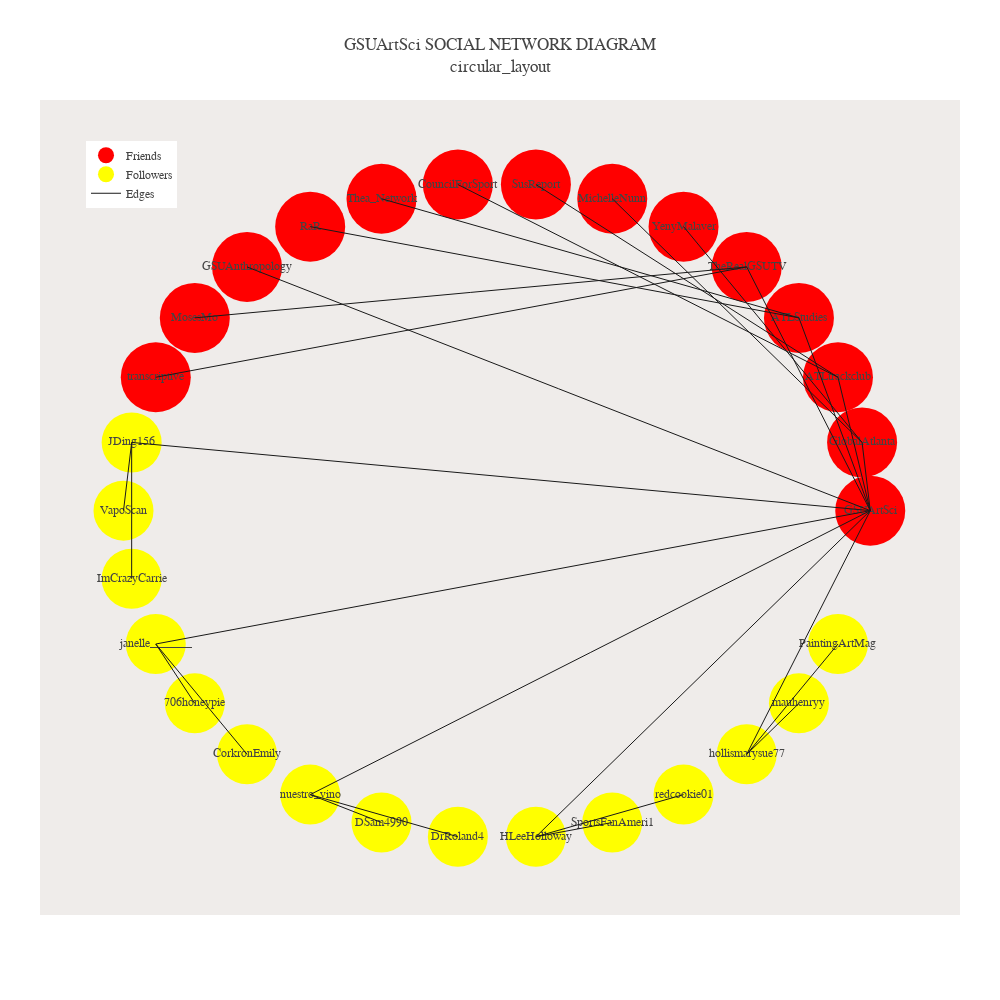

Write notebook code for a chart like this one.
### Code cell
########################
####  circular_layout ####
########################

pos=nx.circular_layout(G)
title = 'GSUArtSci SOCIAL NETWORK DIAGRAM' + '<br>' + 'circular_layout'
fig=make_fig(pos,my_nodes1, my_nodes2,title)
off.iplot(fig)

### Figure 1 — Plotly figure (JSON) as saved in the notebook; plotly's stock layout.template omitted (floating-point values rounded to 4 significant figures)
{"data": [{"hoverinfo": "text", "marker": {"color": "red", "size": 70}, "mode": "markers+text", "name": "Friends", "text": ["GSUArtSci", "GlobalAtlanta", "ATLtrackclub", "ATLStudies", "TheRealGSUTV", "YenyMalaver", "MichelleNunn", "SusReport", "CouncilForSport", "Thea_Network", "RaR", "GSUAnthropology", "MosesMo", "transcriptive"], "type": "scatter", "uid": "e4dbbb7e-2106-475a-b69d-bfae1d23e9a1", "x": [1, 0.9781, 0.9135, 0.809, 0.6691, 0.5, 0.309, 0.1045, -0.1045, -0.309, -0.5, -0.6691, -0.809, -0.9135], "y": [1.682e-08, 0.2079, 0.4067, 0.5878, 0.7431, 0.866, 0.9511, 0.9945, 0.9945, 0.9511, 0.866, 0.7431, 0.5878, 0.4067]}, {"hoverinfo": "text", "marker": {"color": "yellow", "size": 60}, "mode": "markers+text", "name": "Followers", "text": ["JDing156", "VapoScan", "ImCrazyCarrie", "janelle_______", "706honeypie", "CorkronEmily", "nuestro_vino", "DSam4990", "DrRoland4", "HLeeHolloway", "SportsFanAmeri1", "redcookie01", "hollismarysue77", "mauhenryy", "PaintingArtMag"], "type": "scatter", "uid": "d54f073f-3bb1-4e30-9287-055b36b6f820", "x": [-0.9781, -1.0, -0.9781, -0.9135, -0.809, -0.6691, -0.5, -0.309, -0.1045, 0.1045, 0.309, 0.5, 0.6691, 0.809, 0.9135], "y": [0.2079, -7.06e-08, -0.2079, -0.4067, -0.5878, -0.7431, -0.866, -0.9511, -0.9945, -0.9945, -0.9511, -0.866, -0.7431, -0.5878, -0.4067]}, {"hoverinfo": "none", "line": {"color": "rgb(25,25,25)", "width": 1}, "mode": "lines", "name": "Edges", "type": "scatter", "uid": "7293d9d9-2dbb-430c-bc0e-8db01e98fbcd", "x": [1, 0.9781, null, 1, 0.9135, null, 1, 0.809, null, 1, -0.6691, null, 1, 0.6691, null, 1, -0.9781, null, 1, -0.9135, null, 1, -0.5, null, 1, 0.1045, null, 1, 0.6691, null, 0.9781, 0.5, null, 0.9781, 0.309, null, 0.9135, 0.1045, null, 0.9135, -0.1045, null, 0.809, -0.309, null, 0.809, -0.5, null, 0.6691, -0.809, null, 0.6691, -0.9135, null, -0.9781, -1.0, null, -0.9781, -0.9781, null, -0.9135, -0.809, null, -0.9135, -0.6691, null, -0.5, -0.309, null, -0.5, -0.1045, null, 0.1045, 0.309, null, 0.1045, 0.5, null, 0.6691, 0.809, null, 0.6691, 0.9135, null, 0.9781, 0.9781, null], "y": [1.682e-08, 0.2079, null, 1.682e-08, 0.4067, null, 1.682e-08, 0.5878, null, 1.682e-08, 0.7431, null, 1.682e-08, 0.7431, null, 1.682e-08, 0.2079, null, 1.682e-08, -0.4067, null, 1.682e-08, -0.866, null, 1.682e-08, -0.9945, null, 1.682e-08, -0.7431, null, 0.2079, 0.866, null, 0.2079, 0.9511, null, 0.4067, 0.9945, null, 0.4067, 0.9945, null, 0.5878, 0.9511, null, 0.5878, 0.866, null, 0.7431, 0.5878, null, 0.7431, 0.4067, null, 0.2079, -7.06e-08, null, 0.2079, -0.2079, null, -0.4067, -0.5878, null, -0.4067, -0.7431, null, -0.866, -0.9511, null, -0.866, -0.9945, null, -0.9945, -0.9511, null, -0.9945, -0.866, null, -0.7431, -0.5878, null, -0.7431, -0.4067, null, -0.2079, -0.2079, null]}], "layout": {"autosize": false, "font": {"family": "Balto"}, "height": 1000, "hovermode": "closest", "legend": {"x": 0.05, "y": 0.95}, "margin": {"b": 85, "l": 40, "pad": 0, "r": 40, "t": 100}, "plot_bgcolor": "#efecea", "showlegend": true, "title": {"text": "GSUArtSci SOCIAL NETWORK DIAGRAM<br>circular_layout"}, "width": 1000, "xaxis": {"showgrid": false, "showline": false, "showticklabels": false, "title": {"text": ""}, "zeroline": false}, "yaxis": {"showgrid": false, "showline": false, "showticklabels": false, "title": {"text": ""}, "zeroline": false}}}
